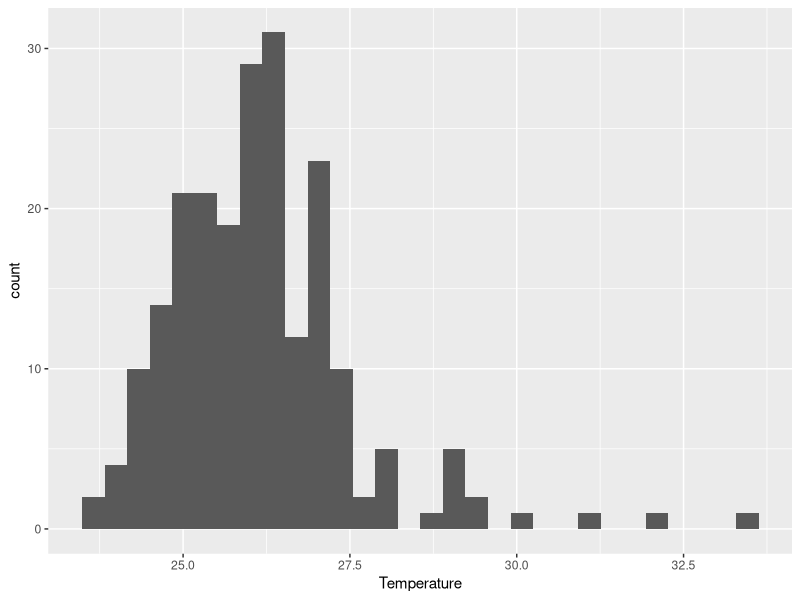
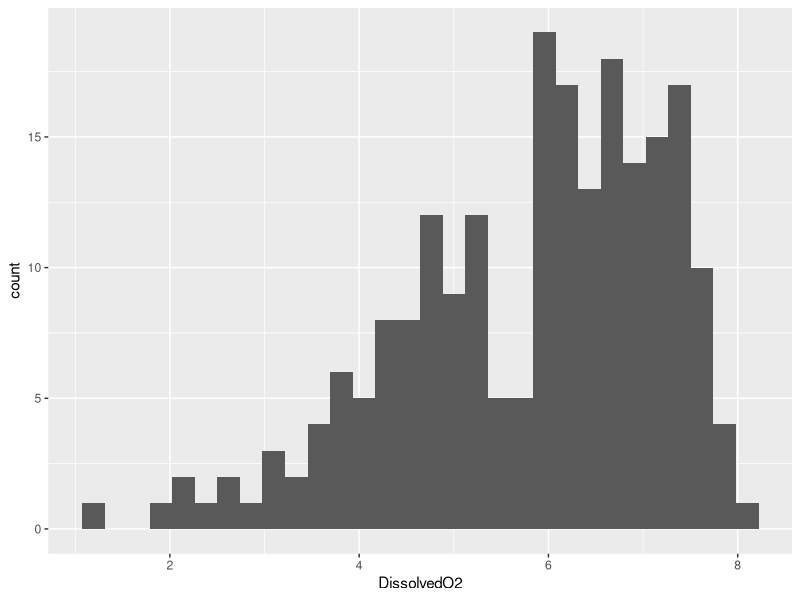
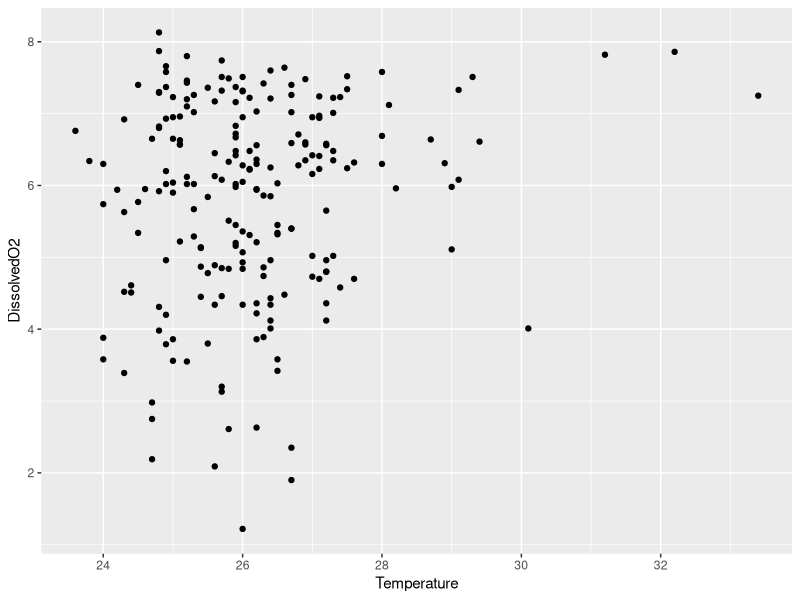
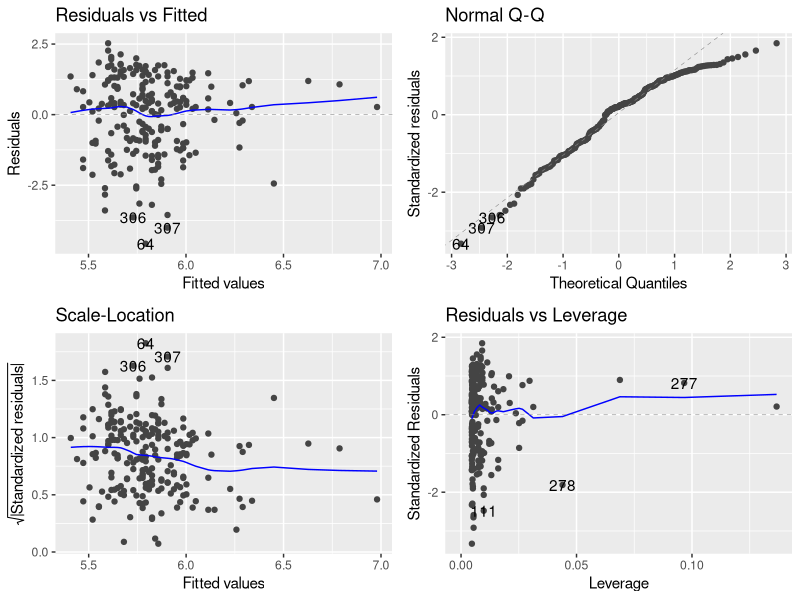
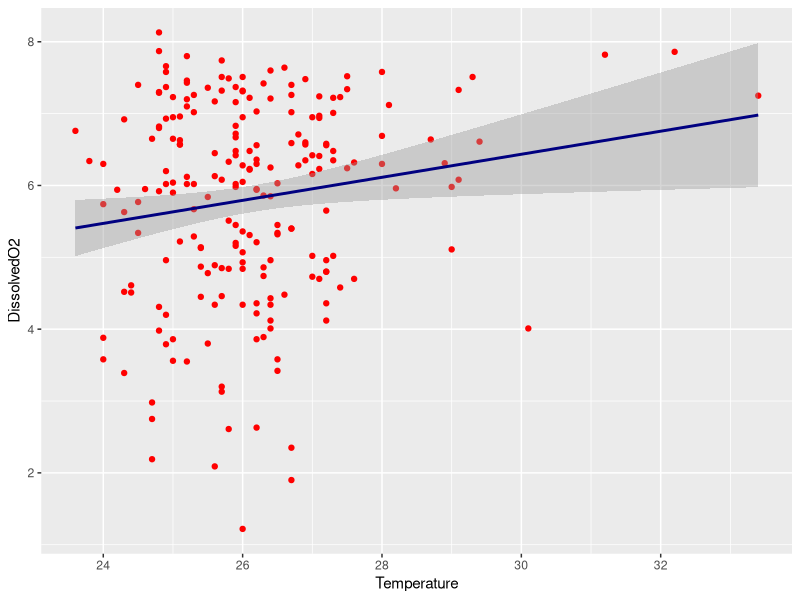
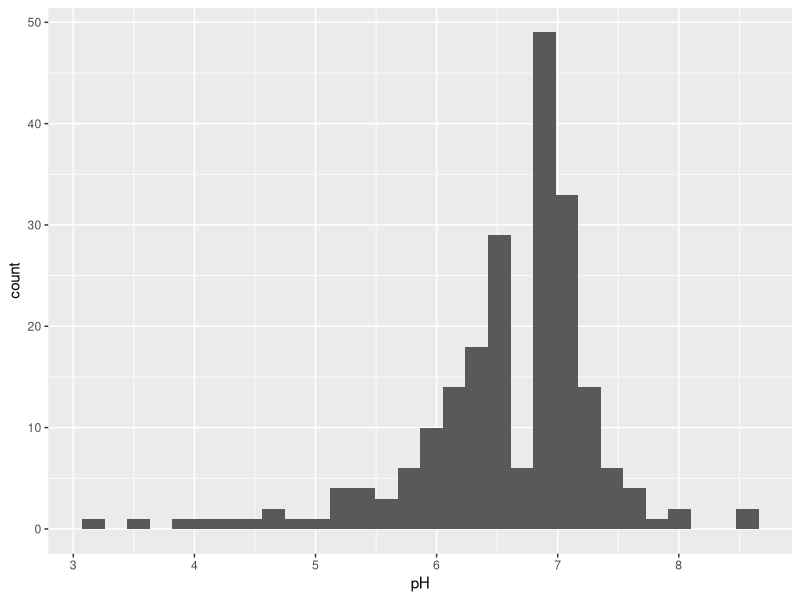
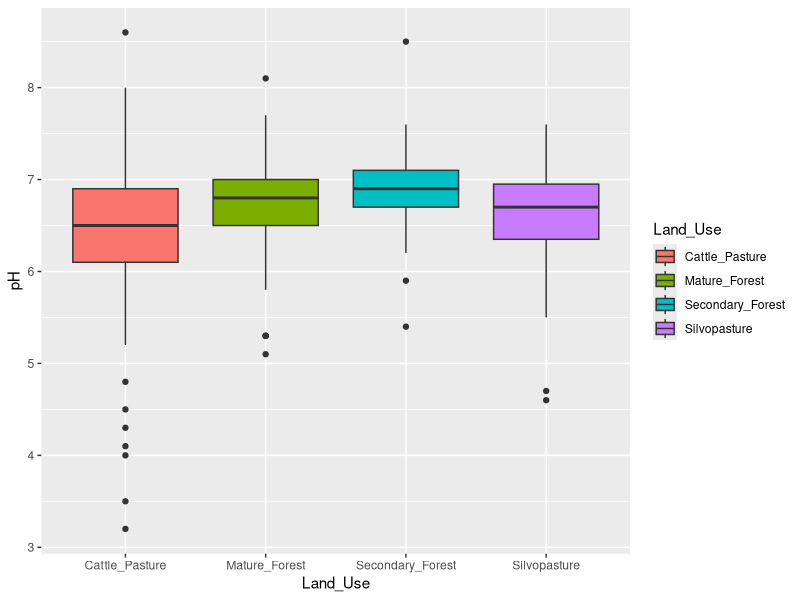
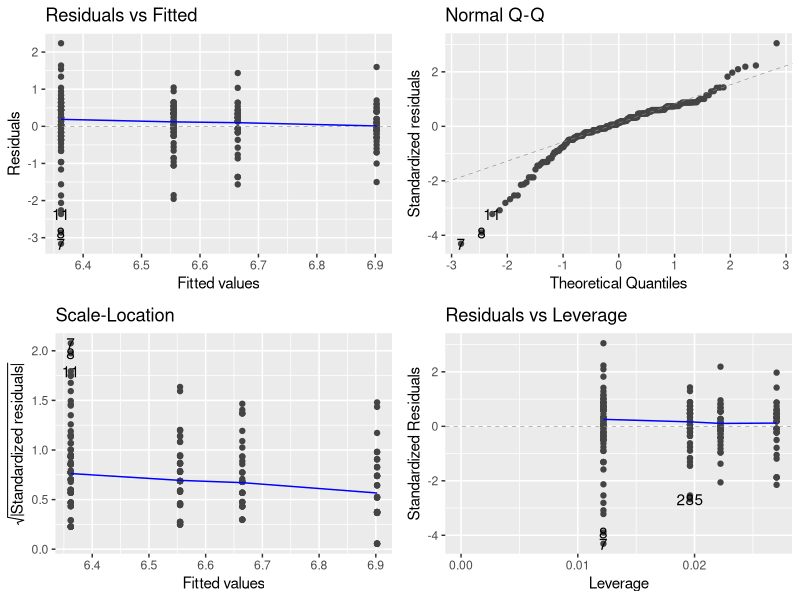

Write R code to recreate these figures, in order.
## ---- chunk 1
rm(list = ls())
library(here)
library(ggfortify)
library(tidyverse)

## The here package allows for data set to be imported. ggfortify includes everything needed for producing appropriate figures for data. Tidyverse contains a variety of functions from dplyr and tidyr. 
## ---- chunk 2
Bacteria_Data <- read.csv(here("Data", "AS-Raw-Data-Indicator-bacteria-project.csv"), stringsAsFactors=TRUE)

Bacteria_Data <- na.omit(Bacteria_Data)

## na.omit() assigns itself to Bacteria_Data to remove any rows containing NA. This is necessary in tidying data for analysis, as such rows could be from lower quality samples. 
## ---- chunk 3
Bacteria_Data1 <- Bacteria_Data[,13:14]

## Columns 13 and 14 are selected via indexing, as they contain values for temperature and dissolved O2.  

Bacteria_Data1 <- na.omit(Bacteria_Data1)

## na.omit must be used when creating any new data set. 
## ---- chunk 4

ggplot(Bacteria_Data1, aes(x=Temperature)) +
  geom_histogram()

ggplot(Bacteria_Data1, aes(x=DissolvedO2)) +
  geom_histogram()

## ---- chunk 5
ggplot(Bacteria_Data1, aes(x=Temperature, y=DissolvedO2)) +
  geom_point()
## ---- chunk 6
Temp_O2 <- lm(DissolvedO2 ~ Temperature, data=Bacteria_Data1) 

autoplot(Temp_O2)
## ---- chunk 7
summary(Temp_O2) 
## ---- chunk 8
ggplot(Bacteria_Data1, aes(x=Temperature, y=DissolvedO2)) +
  geom_point(colour="red") +
  geom_smooth(method = 'lm', colour="navy") 

## geom_smooth with 'lm' creates a linear model of the data. This additional feature also depicts a weak positive trend in points. 
## ---- chunk 9
Bacteria_Data2 <- Bacteria_Data[c(2, 10)]

Bacteria_Data2 <- na.omit(Bacteria_Data2)
## ---- chunk 10
ggplot(Bacteria_Data2, aes(x=pH)) +
  geom_histogram()

## ---- chunk 11
ggplot(Bacteria_Data2, aes(x = Land_Use, y = pH, fill=Land_Use)) + 
  geom_boxplot() 

## Land_Use will be my x-axis, as it is categorical. Points should be plotted above each site from the y-axis. 
## ---- chunk 12
Land_pH <- lm(pH ~ Land_Use, data=Bacteria_Data2)
## ---- chunk 13
autoplot(Land_pH)
## ---- chunk 14
anova(Land_pH)
## ---- chunk 15
library(multcompView)

Bacteria_Data2aov <- aov(pH ~ Land_Use, data=Bacteria_Data2)

## Anova test performed on solely Land_Use. This tells us that coliform count differs significantly between all sites, but a Tukey test will demonstrate significance between locations. 

summary(Bacteria_Data2aov)

Bacteria_Data2Tukey <- TukeyHSD(Bacteria_Data2aov, conf.level=.95) 

##Tukey test performed--set to a variable. 

Bacteria_Data2Tk <- group_by(Bacteria_Data2, Land_Use) %>%
  summarise(mean=mean(pH), quant = quantile(pH, probs = 0.75)) %>%
  arrange(desc(mean))

##Statistics regarding mean and quartiles made into a table, which is then used to create letters on my boxplot. 

Bacteria_Data2cld <- multcompLetters4(Bacteria_Data2aov, Bacteria_Data2Tukey)
Bacteria_Data2cld <- as.data.frame.list(Bacteria_Data2cld$Land_Use)
Bacteria_Data2Tk$Bacteria_Data2cld <- Bacteria_Data2cld$Letters

## Letters assigned to different levels of Land_Use on table (A, B, AB).

print(Bacteria_Data2cld)

ggplot(Bacteria_Data2, aes(Land_Use, pH)) +
  geom_boxplot(aes(fill=Land_Use)) +
  xlab("Land Use") +
  ylab("pH") +
  theme(panel.grid.major = element_blank(), panel.grid.minor = element_blank()) +
   geom_text(data = Bacteria_Data2Tk, aes(x = Land_Use, y = quant, label = Bacteria_Data2cld), size = 5, vjust=-1, hjust =-1)

##Box-plot created and formatted. Letters must be raised and increased in size once set on plot. Label of geom_text is assigned data regarding letter assignments on table.
## ---- chunk 16
Bacteria_Data3 <- Bacteria_Data[c(2, 8)] 

Bacteria_Data3 <- na.omit(Bacteria_Data3)

## ---- chunk 17
ggplot(Bacteria_Data3, aes(x=Coliform_MPN)) + 
  geom_histogram()
## ---- chunk 18
ggplot(Bacteria_Data3, aes(x = Land_Use, y = Coliform_MPN, fill=Land_Use)) + 
  geom_boxplot() +
  xlab("Land Use") +
  ylab("Coliform Count (MPN)") 
## ---- chunk 19
Land_Coliform <- lm(Coliform_MPN ~ Land_Use, data=Bacteria_Data3)
## ---- chunk 20
autoplot(Land_Coliform)
## ---- chunk 21
anova(Land_Coliform)
## ---- chunk 22

library(multcompView)

Bacteria_Data3aov <- aov(Coliform_MPN ~ Land_Use, data=Bacteria_Data3)

## Anova test performed on solely Land_Use. This tells us that coliform count differs significantly between all sites, but a Tukey test will demonstrate significance between locations. 

summary(Bacteria_Data3aov)

Bacteria_Data3Tukey <- TukeyHSD(Bacteria_Data3aov, conf.level=.95) 

##Tukey test performed--set to a variable. 

Bacteria_Data3Tk <- group_by(Bacteria_Data3, Land_Use) %>%
  summarise(mean=mean(Coliform_MPN), quant = quantile(Coliform_MPN, probs = 0.75)) %>%
  arrange(desc(mean))

##Statistics regarding mean and quartiles made into a table, which is then used to create letters on my boxplot. 

Bacteria_Data3cld <- multcompLetters4(Bacteria_Data3aov, Bacteria_Data3Tukey)
Bacteria_Data3cld <- as.data.frame.list(Bacteria_Data3cld$Land_Use)
Bacteria_Data3Tk$Bacteria_Data3cld <- Bacteria_Data3cld$Letters

## Letters assigned to different levels of Land_Use on table (A, B, AB).

print(Bacteria_Data3cld)

ggplot(Bacteria_Data3, aes(Land_Use, Coliform_MPN)) +
  geom_boxplot(aes(fill=Land_Use)) +
  xlab("Land Use") +
  ylab("Coliform Count (MPN)") +
  theme(panel.grid.major = element_blank(), panel.grid.minor = element_blank()) +
   geom_text(data = Bacteria_Data3Tk, aes(x = Land_Use, y = quant, label = Bacteria_Data3cld), size = 5, vjust=-1, hjust =-1)

##Box-plot created and formatted. Letters must be raised and increased in size once set on plot. Label of geom_text is assigned data regarding letter assignments on table. 

## ---- chunk 23
Bacteria_Data4 <- Bacteria_Data[c(2, 8, 10:11, 13:14)]

Bacteria_Data4 <- na.omit(Bacteria_Data4)
## ---- chunk 24
Bacteria_Data_multreg <- lm(Coliform_MPN ~ pH + DissolvedO2 + Conductivity + Land_Use + Temperature, data=Bacteria_Data4)

anova(Bacteria_Data_multreg)

summary(Bacteria_Data_multreg)
